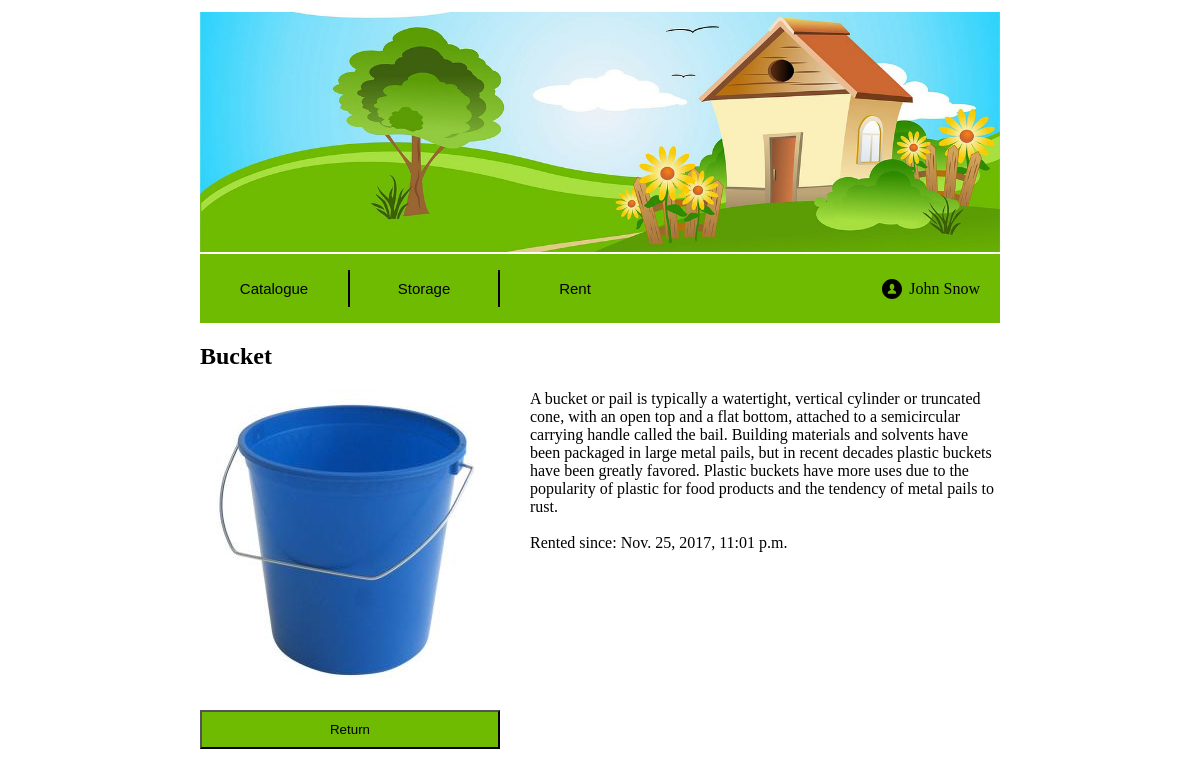
The page /things/item_rented/2 on the database its author committed.
### things/models.py (models this page shows, shortened)
class Reservation(models.Model):
    start_date = models.DateTimeField('start date of the reservation')
    end_date = models.DateTimeField('end date of the reservation')
    return_date = models.DateTimeField('date of return', blank=True, null=True)
    customer_id = models.ForeignKey(Customer)
    good_id = models.ForeignKey(Good)

class Good(models.Model):
    title = models.CharField('title', max_length=100)
    owner_id = models.ForeignKey(Customer)
    good_info = models.CharField('good info', max_length=1000)
    reservation_type = models.CharField('type', max_length=1, choices=RESERVATION_TYPES)
    image_path = models.CharField('image', max_length=200)
    status = models.CharField('status', max_length=1, choices=GOOD_STATUS)

### things/views.py (the view)
# urls.py: url(r'^item_rented/(?P<item_pk>[0-9]+)', views.item_rented_fullinfo, name='item_rented_fullinfo'),
def item_rented_fullinfo(request, item_pk):
    item = Reservation.objects.get(pk=item_pk)
    template = loader.get_template('things/item_rented_fullinfo.html')
    return HttpResponse(template.render({'item' : item}, request))

### things/templates/things/item_rented_fullinfo.html (shortened to what this page needs)
{% extends "things/base.html" %}
{% load staticfiles %}
{% block items_block %}
    <html lang="en">
    <head>
    </head>
    <body>
        <div class="item">
            <div class="item-title"><h2>{{ item.good_id.title }}</h2></div>
            <div class="item-flex-container">
                <div class="item-picture">
                    <img src={% static item.good_id.image_path %} height="300px">
                    <form action="{% url 'return_item' item.pk %}" method="post">
                        <div><button class="item-fullinfo-button">Return</button></div>
                    </form>
                </div>
                <div class="item-info">
                    <div>
                        {{ item.good_id.good_info }}
                    </div>
                    <br>
                    <div>Rented since: {{ item.start_date }}</div>
                </div>
            </div>
        </div>
    </body>
    </html>
{% endblock %}

### things/templates/things/item_rented_fullinfo.html (style rules this page uses)
.item-flex-container { display: flex; justify-content: space-between; }
.item-fullinfo-button { width: 300px; padding: 10px; background-color: #6ebb01; }
.item-info { flex-grow: 100; }
.item-picture { padding: 0 30px 0 0; }
.item-picture > * { margin: 0 0 20px 0; }

### rows shown on the page
Reservation: good_id "Bucket", good_id.image_path (picture), good_id.good_info "A bucket or pail is typically a watertight, vertical cylinder or truncated cone, with an open top and a flat bottom, attached to a semicircular carrying handle called the bail. Building materials and solvents have been packaged in large metal pails, but in recent decades plastic buckets have been greatly favored. Plastic buckets have more uses due to the popularity of plastic for food products and the tendency of metal pails to rust.", start_date "Nov. 25, 2017, 11:01 p.m."
